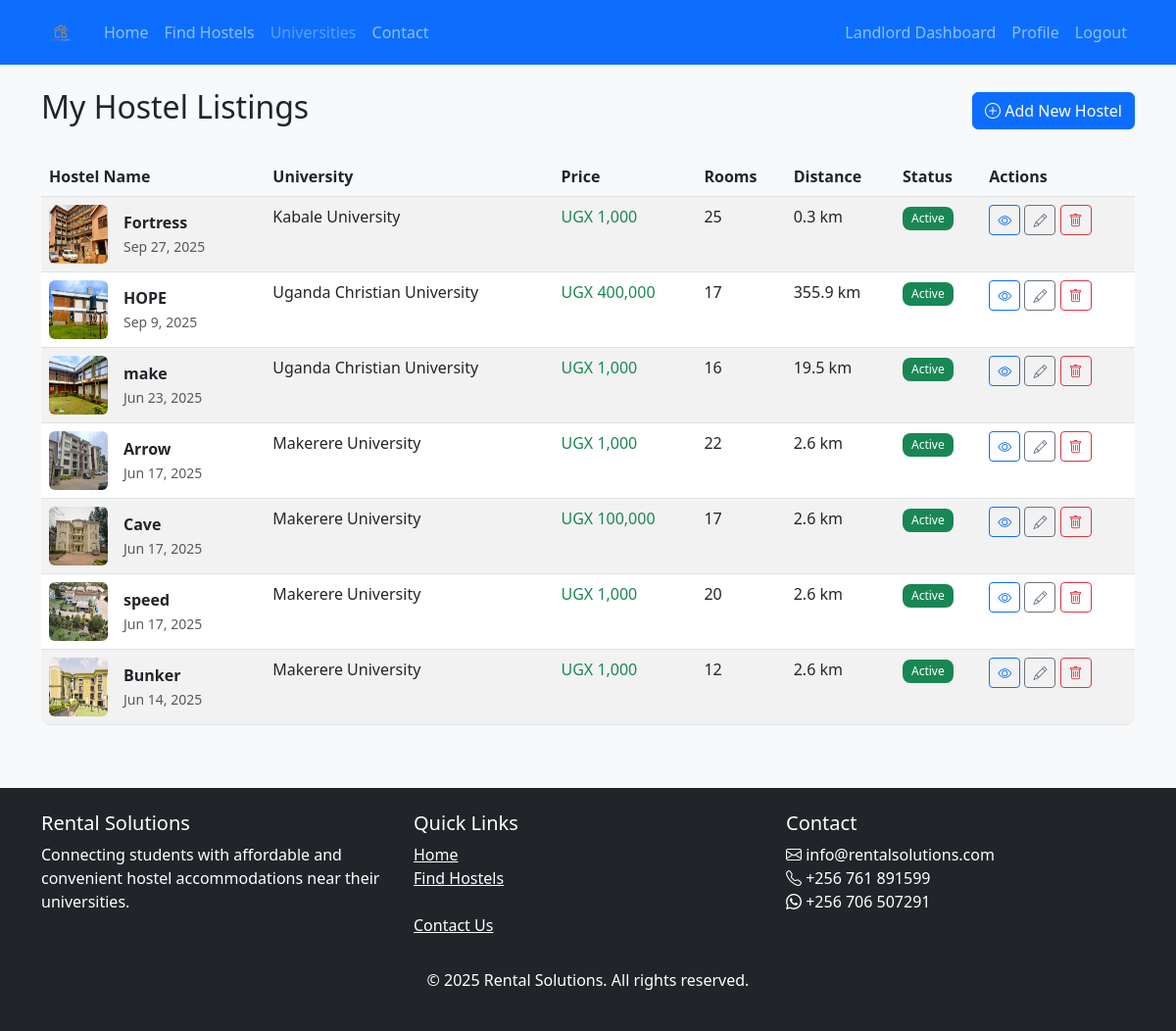
The app's page /listings.php (signed in) with its own data.
### tables this page shows
CREATE TABLE `hostels` (
  `hostel_id` int(11) NOT NULL,
  `landlord_id` int(11) NOT NULL,
  `name` varchar(100) NOT NULL,
  `description` text DEFAULT NULL,
  `address` text NOT NULL,
  `latitude` decimal(10,8) NOT NULL,
  `longitude` decimal(11,8) NOT NULL,
  `price_per_month` decimal(10,2) NOT NULL,
  `rooms_available` int(11) NOT NULL,
  `university_id` int(11) NOT NULL,
  `distance_to_university` decimal(5,2) DEFAULT NULL,
  `amenities` text DEFAULT NULL,
  `rules` text DEFAULT NULL,
  `created_at` timestamp NOT NULL DEFAULT current_timestamp(),
  `updated_at` timestamp NOT NULL DEFAULT current_timestamp() ON UPDATE current_timestamp()
);

CREATE TABLE `hostel_images` (
  `image_id` int(11) NOT NULL,
  `hostel_id` int(11) NOT NULL,
  `image_path` varchar(255) NOT NULL,
  `is_primary` tinyint(1) DEFAULT 0
);

CREATE TABLE `universities` (
  `university_id` int(11) NOT NULL,
  `name` varchar(100) NOT NULL,
  `location` varchar(100) NOT NULL,
  `latitude` decimal(10,8) NOT NULL,
  `longitude` decimal(11,8) NOT NULL,
  `logo` varchar(255) DEFAULT NULL
);

### functions.php (called while the page is built, shortened)
<?php
require_once __DIR__ . '/db.php';
function get_hostel_images($hostel_id) {
    global $conn;
    $query = "SELECT * FROM hostel_images WHERE hostel_id = ? ORDER BY is_primary DESC, image_id ASC";
    $stmt = $conn->prepare($query);
    $stmt->bind_param("i", $hostel_id);
    $stmt->execute();
    $result = $stmt->get_result();
    $images = [];
    while ($row = $result->fetch_assoc()) {
        $images[] = $row;
    }
    return $images;
}
?>

### listings.php (the view, shortened to what this page needs)
<?php
require_once __DIR__ . '/header.php';
$action = $_GET['action'] ?? 'list';
global $conn;
$query = "SELECT h.*, u.name AS university_name
        FROM hostels h
        JOIN universities u ON h.university_id = u.university_id
        WHERE h.landlord_id = ?
        ORDER BY h.created_at DESC";
$stmt = $conn->prepare($query);
$stmt->bind_param("i", $_SESSION['user_id']);
$stmt->execute();
$hostels = $stmt->get_result()->fetch_all(MYSQLI_ASSOC);
?>
<?php if ($action === 'list'): ?>
    <div class="d-flex justify-content-between align-items-center mb-4">
        <h2>My Hostel Listings</h2>
        <a href="listings.php?action=create" class="btn btn-primary">
            <i class="bi bi-plus-circle"></i> Add New Hostel
        </a>
    </div>
    <?php if (empty($hostels)): ?>
        <div class="alert alert-info">
            You haven't listed any hostels yet. <a href="listings.php?action=create">Add your first hostel</a> to get started.
        </div>
    <?php else: ?>
        <div class="table-responsive">
            <table class="table table-striped table-hover">
                <thead>
                    <tr>
                        <th>Hostel Name</th>
                        <th>University</th>
                        <th>Price</th>
                        <th>Rooms</th>
                        <th>Distance</th>
                        <th>Status</th>
                        <th>Actions</th>
                    </tr>
                </thead>
                <tbody>
                    <?php foreach ($hostels as $h):
                        $primary_image = get_hostel_images($h['hostel_id']);
                        $primary_image_path = !empty($primary_image) ? '/uploads/hostel_images/' . $primary_image[0]['image_path'] : 'assets/images/hostel-placeholder.jpg';
                    ?>
                        <tr>
                            <td>
                                <div class="d-flex align-items-center">
                                    <img src="<?php echo $primary_image_path; ?>" class="rounded me-3" width="60" height="60" alt="<?php echo htmlspecialchars($h['name']); ?>">
                                    <div>
                                        <strong><?php echo htmlspecialchars($h['name']); ?></strong><br>
                                        <small class="text-muted"><?php echo date('M j, Y', strtotime($h['created_at'])); ?></small>
                                    </div>
                                </div>
                            </td>
                            <td><?php echo htmlspecialchars($h['university_name']); ?></td>
                            <td class="text-success">UGX <?php echo number_format($h['price_per_month']); ?></td>
                            <td><?php echo $h['rooms_available']; ?></td>
                            <td><?php echo round($h['distance_to_university'], 1); ?> km</td>
                            <td>
                                <span class="badge bg-success">Active</span>
                            </td>
                            <td>
                                <a href="hostel-details.php?id=<?php echo $h['hostel_id']; ?>" class="btn btn-sm btn-outline-primary" target="_blank">
                                    <i class="bi bi-eye"></i>
                                </a>
                                <a href="listings.php?action=edit&id=<?php echo $h['hostel_id']; ?>" class="btn btn-sm btn-outline-secondary">
                                    <i class="bi bi-pencil"></i>
                                </a>
                                <a href="listings.php?action=delete&id=<?php echo $h['hostel_id']; ?>" class="btn btn-sm btn-outline-danger" onclick="return confirm('Are you sure you want to delete this hostel?');">
                                    <i class="bi bi-trash"></i>
                                </a>
                            </td>
                        </tr>
                    <?php endforeach; ?>
                </tbody>
            </table>
        </div>
    <?php endif; ?>
<?php endif; ?>
<?php require_once __DIR__ . '/footer.php'; ?>

### style.css (style rules this page uses)
body { font-family: 'Segoe UI', Tahoma, Geneva, Verdana, sans-serif; background-color: #f8f9fa; }
.btn-primary { background-color: #0d6efd; border-color: #0d6efd; }
.btn-outline-primary { color: #0d6efd; border-color: #0d6efd; }
.badge { padding: 0.5em 0.75em; border-radius: 8px; font-weight: 500; }
.table { border-radius: 8px; overflow: hidden; }
.table th { background-color: #f8f9fa; font-weight: 600; }
.badge.bg-success { background-color: #198754 !important; }

### records on screen
hostels: hostel_images.image_path (picture), name "Fortress", created_at "Sep 27, 2025", university.name "Kabale University", price_per_month "1,000", rooms_available "25", distance_to_university "0.3"
hostels: hostel_images.image_path (picture), name "HOPE", created_at "Sep 9, 2025", university.name "Uganda Christian University", price_per_month "400,000", rooms_available "17", distance_to_university "355.9"
hostels: hostel_images.image_path (picture), name "make", created_at "Jun 23, 2025", university.name "Uganda Christian University", price_per_month "1,000", rooms_available "16", distance_to_university "19.5"
hostels: hostel_images.image_path (picture), name "Arrow", created_at "Jun 17, 2025", university.name "Makerere University", price_per_month "1,000", rooms_available "22", distance_to_university "2.6"
hostels: hostel_images.image_path (picture), name "Cave", created_at "Jun 17, 2025", university.name "Makerere University", price_per_month "100,000", rooms_available "17", distance_to_university "2.6"
hostels: hostel_images.image_path (picture), name "speed", created_at "Jun 17, 2025", university.name "Makerere University", price_per_month "1,000", rooms_available "20", distance_to_university "2.6"
hostels: hostel_images.image_path (picture), name "Bunker", created_at "Jun 14, 2025", university.name "Makerere University", price_per_month "1,000", rooms_available "12", distance_to_university "2.6"
